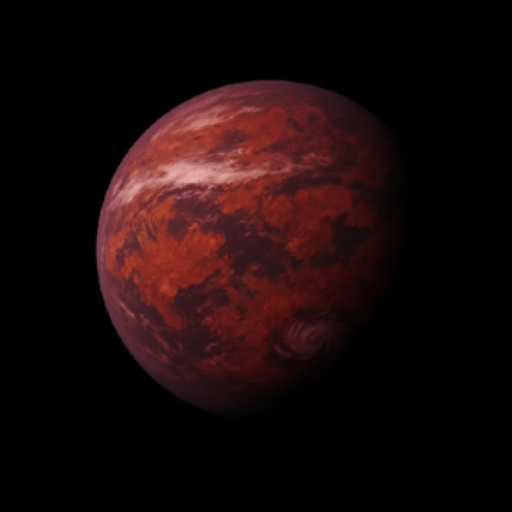
#> input picture web/android/app/src/main/ic_launcher-playstore.png, 512 x 512 px; its folder holds only this picture in this run
$ python optimize_images.py
#> lines starting #> are read from the running program, lines starting #| are printed output that depends on the picture
"""Convert the planet textures to WebP and generate PWA icons.

Textures: web/public/textures/*.png (1024x1024, ~2.4 MB each) -> *.webp (~5% of the size).
Icons:    web/android/app/src/main/ic_launcher-playstore.png -> web/public/icons/*.png

Usage:  python tools/web/optimize_images.py
"""
from pathlib import Path

from PIL import Image

WEB = Path(__file__).resolve().parents[2] / "web"
TEXTURES = WEB / "public" / "textures"
ICONS = WEB / "public" / "icons"
SOURCE_ICON = WEB / "android" / "app" / "src" / "main" / "ic_launcher-playstore.png"


def textures():
    for png in sorted(TEXTURES.glob("*.png")):
        webp = png.with_suffix(".webp")
        Image.open(png).convert("RGB").save(webp, "WEBP", quality=82, method=6)
        print(f"{png.name}: {png.stat().st_size // 1024} KB -> {webp.stat().st_size // 1024} KB")
        png.unlink()


def icons():
    ICONS.mkdir(exist_ok=True)
    source = Image.open(SOURCE_ICON).convert("RGBA")
#> source is the input picture: PIL image 512x512 RGBA; mean R, G, B, A 25.6, 10.1, 10.3, 255
    for size in (192, 512):
        source.resize((size, size), Image.LANCZOS).save(ICONS / f"icon-{size}.png", optimize=True)
    # Maskable: keep the artwork inside the 80% safe zone on the app's background colour.
    canvas = Image.new("RGBA", (512, 512), (13, 17, 23, 255))
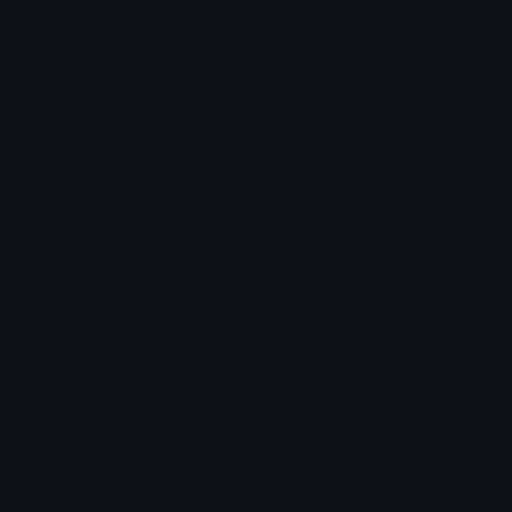
#> canvas: PIL image 512x512 RGBA; mean R, G, B, A 13, 17, 23, 255
    inner = source.resize((410, 410), Image.LANCZOS)
    canvas.alpha_composite(inner, (51, 51))
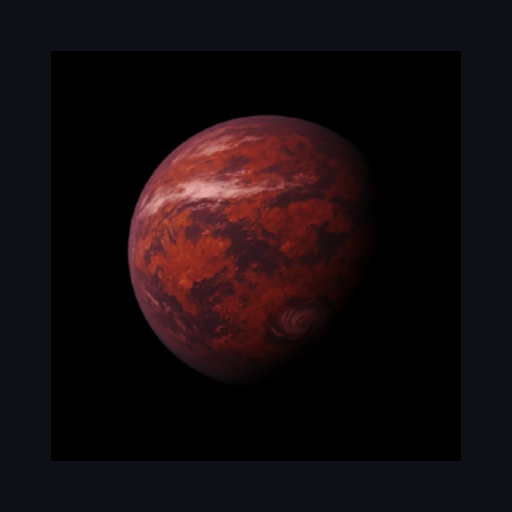
#> canvas: PIL image 512x512 RGBA; mean R, G, B, A 21.1, 12.6, 14.9, 255
    canvas.save(ICONS / "icon-maskable-512.png", optimize=True)
    source.resize((180, 180), Image.LANCZOS).save(ICONS / "apple-touch-icon.png", optimize=True)
    print("icons written to", ICONS)


if __name__ == "__main__":
    textures()
    icons()
